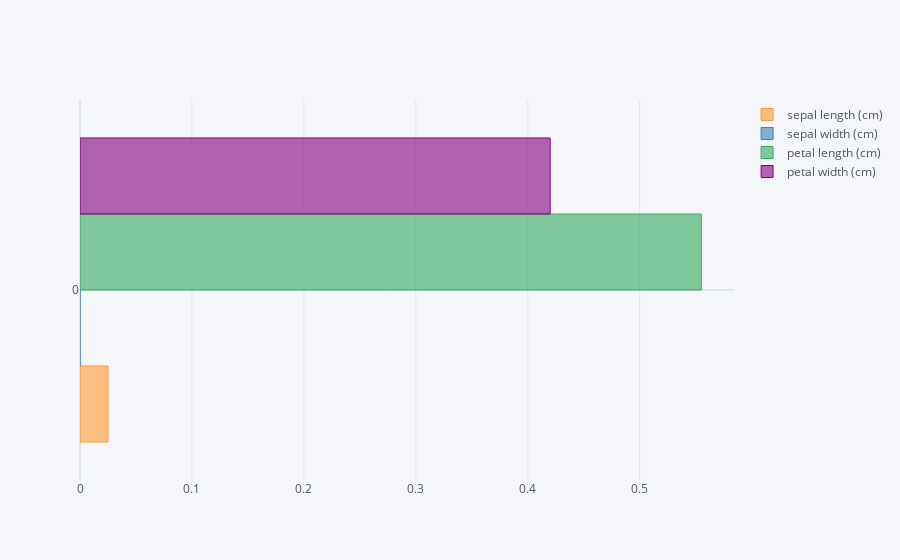

Notebook code for this chart:
### Code cell
im_feature_df.iplot(kind='barh')

### Figure 1 — Plotly figure (JSON) as saved in the notebook; plotly's stock layout.template omitted (floating-point values rounded to 4 significant figures)
{"data": [{"marker": {"color": "rgba(255, 153, 51, 0.6)", "line": {"color": "rgba(255, 153, 51, 1.0)", "width": 1}}, "name": "sepal length (cm)", "orientation": "h", "text": "", "type": "bar", "x": [0.025], "y": [0]}, {"marker": {"color": "rgba(55, 128, 191, 0.6)", "line": {"color": "rgba(55, 128, 191, 1.0)", "width": 1}}, "name": "sepal width (cm)", "orientation": "h", "text": "", "type": "bar", "x": [0], "y": [0]}, {"marker": {"color": "rgba(50, 171, 96, 0.6)", "line": {"color": "rgba(50, 171, 96, 1.0)", "width": 1}}, "name": "petal length (cm)", "orientation": "h", "text": "", "type": "bar", "x": [0.555], "y": [0]}, {"marker": {"color": "rgba(128, 0, 128, 0.6)", "line": {"color": "rgba(128, 0, 128, 1.0)", "width": 1}}, "name": "petal width (cm)", "orientation": "h", "text": "", "type": "bar", "x": [0.42], "y": [0]}], "layout": {"legend": {"bgcolor": "#F5F6F9", "font": {"color": "#4D5663"}}, "paper_bgcolor": "#F5F6F9", "plot_bgcolor": "#F5F6F9", "title": {"font": {"color": "#4D5663"}}, "xaxis": {"gridcolor": "#E1E5ED", "showgrid": true, "tickfont": {"color": "#4D5663"}, "title": {"font": {"color": "#4D5663"}, "text": ""}, "zerolinecolor": "#E1E5ED"}, "yaxis": {"gridcolor": "#E1E5ED", "showgrid": true, "tickfont": {"color": "#4D5663"}, "title": {"font": {"color": "#4D5663"}, "text": ""}, "zerolinecolor": "#E1E5ED"}}}
